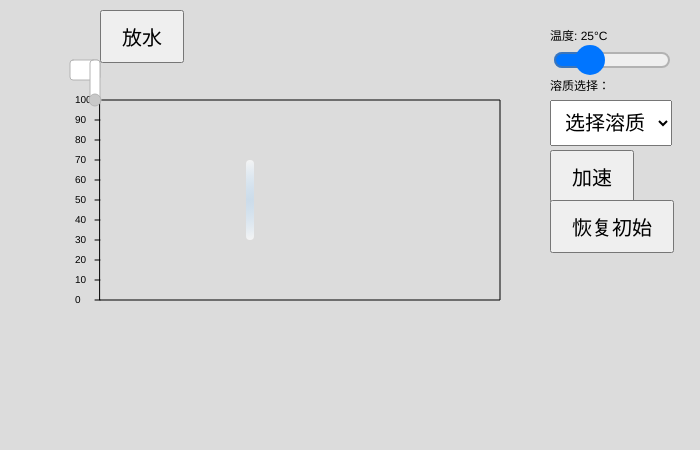
Frame 1 (no input)
Frame 60 (no input): identical to frame 1, image omitted
Frame 120 (the mouse pressed at the canvas centre since frame 60): identical to frame 1, image omitted

The p5.js sketch that drew this single still picture (run headless with seeded random() and noise() and a simulated clock; from frame 60 on, the mouse is pressed at the canvas centre):

// p5.js sketch
// ── sketch.js
let tempSlider;
let stir = false;
let stirX = 250, stirY = 200;
let particles = [];
let stirSpeed = 0;

let waterLevel = 0;
let hasWater = false;
let soluteType = "none";
let addWaterBtn, soluteMenu, speedBtn, resetBtn;

let timeFactor = 1; // 时间加速因子
let tankX = 100, tankY = 100, tankW = 400, tankH = 200; // 加宽后的玻璃槽尺寸

let soluteColors = {
  salt: [255, 255, 255],
  sugar: [255, 230, 200],
  alum: [220, 255, 220]
};

function setup() {
  createCanvas(700, 450);

  // 设定随机种子，保证跨浏览器一致性
  randomSeed(12345);

  tempSlider = createSlider(0, 100, 25);
  tempSlider.position(550, 50);
  tempSlider.style('width', '60px');
  tempSlider.style('transform', 'scale(2)');
  tempSlider.style('transform-origin', 'left center');

  addWaterBtn = createButton('放水');
  addWaterBtn.position(100, 10);
  styleButton(addWaterBtn);
  addWaterBtn.mousePressed(() => {
    hasWater = true;
    waterLevel = min(waterLevel + 20, tankH);
  });

  soluteMenu = createSelect();
  soluteMenu.position(550, 100);
  soluteMenu.option('选择溶质', 'none');
  soluteMenu.option('食盐', 'salt');
  soluteMenu.option('糖', 'sugar');
  soluteMenu.option('明矾', 'alum');
  soluteMenu.changed(() => {
    soluteType = soluteMenu.value();
    if (soluteType !== 'none' && waterLevel > 0) {
      generateParticles();
    }
  });
  soluteMenu.style('font-size', '20px');
  soluteMenu.style('padding', '10px');

  speedBtn = createButton('加速');
  speedBtn.position(550, 150);
  styleButton(speedBtn);
  speedBtn.mousePressed(() => {
    if (timeFactor === 1) {
      timeFactor = 3;
      speedBtn.html('恢复速度');
    } else {
      timeFactor = 1;
      speedBtn.html('加速');
    }
  });

  resetBtn = createButton('恢复初始');
  resetBtn.position(550, 200);
  styleButton(resetBtn);
  resetBtn.mousePressed(resetSimulation);
}

function draw() {
  background(220);

  drawGlassTank();
  drawWaterPipe();
  drawStirRod();
  drawTempControl();
  drawMenuLabels();

  if (hasWater && waterLevel > 0) {
    fill(150, 200, 255, 100);
    noStroke();
    let yTop = tankY + tankH - waterLevel;
    rect(tankX, yTop, tankW, waterLevel);
  }

  updateParticles();
}

function styleButton(btn) {
  btn.style('font-size', '20px');
  btn.style('padding', '10px 20px');
}

function resetSimulation() {
  tempSlider.value(25);
  stirX = 250;
  stirY = 200;
  waterLevel = 0;
  hasWater = false;
  soluteType = 'none';
  soluteMenu.value('none');
  particles = [];
  timeFactor = 1;
  speedBtn.html('加速');
}

function drawGlassTank() {
  stroke(0);
  noFill();
  rect(tankX, tankY, tankW, tankH);

  for (let i = 0; i <= 10; i++) {
    let y = map(i, 0, 10, tankY, tankY + tankH);
    line(tankX - 5, y, tankX, y);
    noStroke();
    fill(0);
    textSize(10);
    text((10 - i) * 10, tankX - 25, y + 3);
    stroke(0);
  }
}

function drawWaterPipe() {
  stroke(180);
  fill(255); // 白色塑料管
  rect(tankX - 30, tankY - 40, 30, 20, 3);
  rect(tankX - 10, tankY - 40, 10, 40, 3);
  fill(200);
  ellipse(tankX - 5, tankY, 12, 12);
}

function drawStirRod() {
  let grad = drawingContext.createLinearGradient(stirX - 4, stirY - 40, stirX + 4, stirY + 40);
  grad.addColorStop(0, 'rgba(255,255,255,0.7)');
  grad.addColorStop(0.5, 'rgba(180,220,255,0.4)');
  grad.addColorStop(1, 'rgba(255,255,255,0.7)');
  drawingContext.fillStyle = grad;
  noStroke();
  rectMode(CENTER);
  rect(stirX, stirY, 8, 80, 5);
  rectMode(CORNER);
}

function drawTempControl() {
  fill(0);
  textSize(12);
  text("温度: " + tempSlider.value() + "°C", 550, 40);
}

function drawMenuLabels() {
  fill(0);
  text("溶质选择：", 550, 90);
}

function generateParticles() {
  particles = [];
  let col = soluteColors[soluteType];
  let bottomY = tankY + tankH;
  let centerX = tankX + tankW / 2;
  for (let i = 0; i < 100; i++) {
    particles.push({
      x: random(centerX - 40, centerX + 40),
      y: random(bottomY - 20, bottomY - 5),
      vx: random(-0.3, 0.3),
      vy: random(-0.3, 0.3),
      col: col
    });
  }
}

function updateParticles() {
  if (waterLevel <= 0 || soluteType === 'none') return;

  let tempFactor = map(tempSlider.value(), 0, 100, 0.3, 2);
  let inWater = stirX > tankX && stirX < (tankX + tankW) && stirY > (tankY + tankH - waterLevel) && stirY < (tankY + tankH);
  let stirFactor = inWater ? (stirSpeed * 0.1 + 1) : 1;
  let baseSpeed = 0.5; // 默认速度减半

  for (let p of particles) {
    p.x += p.vx * tempFactor * stirFactor * timeFactor * baseSpeed;
    p.y += p.vy * tempFactor * stirFactor * timeFactor * baseSpeed;

    if (p.x < tankX) {
      p.x = tankX;
      p.vx *= -1;
    }
    if (p.x > tankX + tankW) {
      p.x = tankX + tankW;
      p.vx *= -1;
    }

    let waterTop = tankY + tankH - waterLevel;
    let waterBottom = tankY + tankH;
    if (p.y < waterTop) {
      p.y = waterTop;
      p.vy *= -1;
    }
    if (p.y > waterBottom) {
      p.y = waterBottom;
      p.vy *= -1;
    }
  }

  for (let i = 0; i < particles.length; i++) {
    for (let j = i + 1; j < particles.length; j++) {
      let p1 = particles[i];
      let p2 = particles[j];
      let dx = p1.x - p2.x;
      let dy = p1.y - p2.y;
      let distSq = dx * dx + dy * dy;
      let minDist = 5;
      if (distSq < minDist * minDist) {
        let tmpVx = p1.vx;
        let tmpVy = p1.vy;
        p1.vx = p2.vx;
        p1.vy = p2.vy;
        p2.vx = tmpVx;
        p2.vy = tmpVy;
      }
    }
  }

  noStroke();
  for (let p of particles) {
    fill(p.col[0], p.col[1], p.col[2]);
    ellipse(p.x, p.y, 5, 5);
  }
  stirSpeed *= 0.95;
}

/* ---------- 鼠标/触摸 统一控制 ---------- */
function pointerPressed(px, py) {
  if (dist(px, py, stirX, stirY) < 40) {
    stir = true;
  }
}

function pointerDragged(px, py) {
  if (stir) {
    stirX = constrain(px, 0, width);
    stirY = constrain(py, 0, height);
    stirSpeed = abs(movedX) + abs(movedY);
  }
}

function pointerReleased() {
  stir = false;
}

/* 鼠标事件 */
function mousePressed() { pointerPressed(mouseX, mouseY); }
function mouseDragged() { pointerDragged(mouseX, mouseY); }
function mouseReleased() { pointerReleased(); }

/* 触摸事件 */
function touchStarted() {
  pointerPressed(mouseX, mouseY);
  if (stir) return false; // 只在拖玻璃棒时阻止浏览器默认行为
}
function touchMoved() {
  pointerDragged(mouseX, mouseY);
  if (stir) return false;
}
function touchEnded() {
  pointerReleased();
  if (stir) return false;
}
